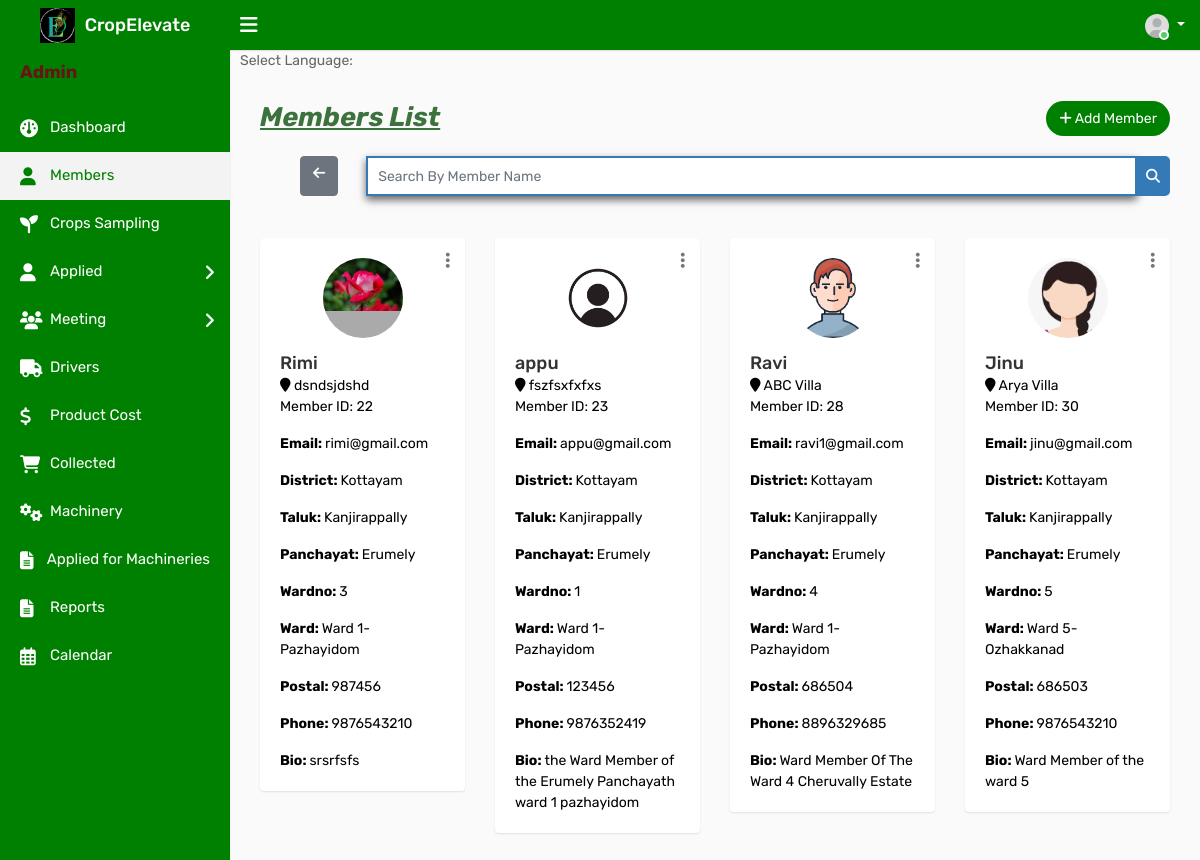
The app's page /admember (signed in) with its own data.
### ceapp/models.py (models this page shows, shortened)
class Member(models.Model):
    user = models.ForeignKey(CustomUser, on_delete=models.CASCADE, blank=True, null=True)
    Name = models.CharField(max_length=100,null=True, blank=True)
    email = models.EmailField(max_length=100,null=True, blank=True)
    admin_set_password = models.CharField(max_length=128, blank=True, null=True)
    dob = models.CharField(max_length=100,null=True, blank=True)
    address = models.TextField()
    district= models.CharField(max_length=100,null=True, blank=True)
    taluk = models.CharField(max_length=255, null=True, blank=True)
    Panchayat = models.CharField(max_length=100,null=True, blank=True)
    wardname = models.CharField(max_length=100,null=True, blank=True)
    wardno = models.IntegerField(max_length=100,null=True, blank=True)
    postal = models.IntegerField()
    phone = models.IntegerField()
    bio=models.TextField()
    profile_photo = models.ImageField(upload_to='profile_photos/', blank=True, null=True)
    amob = models.IntegerField(max_length=100,null=True, blank=True)
    aemail = models.CharField(max_length=255, null=True, blank=True)
    degree = models.CharField(max_length=255, null=True, blank=True)
    institution = models.CharField(max_length=255, null=True,blank=True)
    reset_password = models.CharField(max_length=128, null=True, blank=True)  # New field for reset password
    is_active = models.BooleanField(default=True)

### ceapp/views.py (the view)
# urls.py: path('admember',views.admember,name='admember'),
@never_cache
@login_required
def admember(request):
    members = Member.objects.filter(is_active=True)
    return render(request, 'admintemp/admember.html', {'members': members})

### templates/admintemp/admember.html (shortened to what this page needs)
{% load static %}
<!DOCTYPE html>
<html lang="en">
<head>
    <link rel="stylesheet" type="text/css" href="{% static 'assets/css/bootstrap.min.css' %}">
    <link rel="stylesheet" type="text/css" href="{% static 'assets/css/font-awesome.min.css' %}">
    <link rel="stylesheet" type="text/css" href="{% static 'assets/css/select2.min.css' %}">
    <link rel="stylesheet" type="text/css" href="{% static 'assets/css/bootstrap-datetimepicker.min.css' %}">
    <link rel="stylesheet" type="text/css" href="{% static 'assets/css/style.css' %}">
    <link rel="stylesheet" href="https://cdnjs.cloudflare.com/ajax/libs/font-awesome/6.2.0/css/all.min.css">
</head>
<body>
    <div class="main-wrapper">
        <div class="header">
			<div class="header-left">
				<a href="{% url 'adindex' %}" class="logo">
					<img src="{% static 'assets/img/adminlogo1.png' %}" width="35" height="35" alt=""> <span>CropElevate</span>
				</a>
			</div>
			<a id="toggle_btn" href="javascript:void(0);"><i class="fa fa-bars"></i></a>
            <ul class="nav user-menu float-right">
                <li class="nav-item dropdown has-arrow">
                    <a href="#" class="dropdown-toggle nav-link user-link" data-toggle="dropdown">
                        <span class="user-img"><img class="rounded-circle" src="{% static 'assets/img/user.jpg' %}" width="40" alt="Admin">
							<span class="status online"></span></span>
                    </a>
                </li>
            </ul>
        </div>
        <div class="sidebar" id="sidebar">
            <div class="sidebar-inner slimscroll">
                <div id="sidebar-menu" class="sidebar-menu">
                    <ul>
                        <li class="menu-title" style="color:#661414; font-weight:bold;"><h4><b>Admin</b></h4></li>
                        <li>
                            <a href="{% url 'adindex' %}"><i class="fa fa-dashboard"></i> <span>Dashboard</span></a>
                        </li>
						<li class="active">
                            <a href="{% url 'admember' %}"><i class="fa fa-user"></i> <span>Members</span></a>
                        </li>
                        <li>
                            <a href="{% url 'adcrop' %}"><i class="fas fa-seedling fa-2x"></i> <span>Crops Sampling</span></a>
                        </li>
                        <li class="submenu green-background">
                            <a href="#"><i class="fa fa-user"></i> Applied <span class="menu-arrow"></span></a>
                        </li>
                        <li class="submenu green-background">
                            <a href="#"><i class="fas fa-users fa-2x"></i>  Meeting<span class="menu-arrow"></span></a>
                        </li>
                        <li>
                            <a href="{% url 'driver' %}"><i class="fas fa-truck"></i> <span>Drivers</span></a>
                        </li>
                        <li>
                            <a href="{% url 'adproductcost' %}"><i class="fas fa-dollar-sign"></i> <span>Product Cost</span></a>
                        </li>
                        <li>
                            <a href="{% url 'adselldetails' %}"><i class="fas fa-shopping-cart"></i> <span>Collected</span></a>
                        </li>
                        <li>
                            <a href="{% url 'admachinery' %}"><i class="fas fa-cogs"></i> <span>Machinery</span></a>
                        </li>
                        <li>
                            <a href="{% url 'applied_machineries_admin' %}"><i class="fas fa-file-text"></i>
                            </i> <span>Applied for Machineries</span></a>
                        </li>
                        <li>
                            <a href="{% url 'all_report' %}"><i class="fas fa-file-text"></i>
                            </i> <span>Reports</span></a>
                        </li>
                        <li>
                            <a href="{% url 'adcalendar' %}"><i class="far fa-calendar-alt fa-2x"></i>
                                <span>Calendar</span></a>
                        </li>
                    </ul>
                </div>
            </div>
        </div>
        <div class="page-wrapper" >
            <div class="language-selector">
                <span>Select Language: </span>
            </div>
            <div class="content">
                <div class="row">
                    <div class="col-sm-4 col-3">
                        <h4 class="page-title" style="font-size:27px; color:#3c733c;" id="memberlist"><b><i><u>Members List</b></i></u></h4>
                    </div>
                    <div class="col-sm-8 col-9 text-right m-b-20">
                        <a href="{% url 'adaddmember' %}" class="btn btn-primary btn-rounded float-right" style="background-color: green; color: white;"><i class="fa fa-plus" id="addmem"></i> Add Member</a>
                    </div>
                </div>
                <div class="row">
                    <div class="col-md-12">
                        <form id="search-form" method="GET" action="{% url 'search_member' %}">
                            <div class="input-group">
                                <a href="{% url 'admember' %}" class="btn btn-secondary" style="margin-left:40px;"><i class="fa fa-arrow-left"></i></a>&ensp;&ensp;&ensp;&ensp;
                                <input type="text" class="form-control custom-search-input" name="membername" placeholder="Search By Member Name">
                                <div class="input-group-append">
                                    <button class="btn btn-primary custom-search-btn" type="submit"><i class="fa fa-search"></i></button>
                                </div>
                            </div>
                        </form>
                    </div>
                </div><br><br>
                <div class="row doctor-grid">
                    {% for member in members %}
                    <div class="col-md-4 col-sm-4  col-lg-3 ">
                        <div class="profile-widget" style="text-align:left;">
                             <div class="doctor-img">
                                <a class="avatar" href="#"><img alt="" src="{{ member.profile_photo.url }}"></a>
                               </div>
                            <div class="dropdown profile-action">
                                <a href="#" class="action-icon dropdown-toggle" data-toggle="dropdown" aria-expanded="false"><i class="fa fa-ellipsis-v"></i></a>
                            </div>
                            <h4 class="doctor-name text-ellipsis"><a href="profile.html"> {{ member.Name }}</a></h4>
                            <div class="user-country" style="color:black;">
                                <i class="fa fa-map-marker"></i> {{ member.address }}
                            </div>
                            <div>
                                <p style="color:black;">Member ID: {{ member.id }}</p>
                                <p class="card-text" style="color:black;"><b>Email: </b>{{ member.email }}</p>
                                <p class="card-text" style="color:black;"><b>District: </b>{{ member.district }}</p>
                                <p class="card-text" style="color:black;"><b>Taluk: </b>{{ member.taluk }}</p>
                                <p class="card-text" style="color:black;"><b>Panchayat: </b>{{ member.Panchayat }}</p>
                                <p class="card-text" style="color:black;"><b>Wardno: </b>{{ member.wardno }}</p>
                                <p class="card-text" style="color:black;"><b>Ward: </b>{{ member.wardname }}</p>
                                <p class="card-text" style="color:black;"><b>Postal: </b>{{ member.postal }}</p>
                                <p class="card-text" style="color:black;"><b>Phone: </b>{{ member.phone }}</p>
                                <p class="card-text" style="color:black;"><b>Bio: </b>{{ member.bio }}</p>
                            </div>
                        </div>
                    </div>
                    {% endfor %}
                </div>
            </div>
		</div>
    </div>
</body>
</html>

### records on screen
Member: profile_photo (picture), Name "Rimi", address "dsndsjdshd", id "22", email "rimi@gmail.com", district "Kottayam", taluk "Kanjirappally", Panchayat "Erumely", wardno "3", wardname "Ward 1-Pazhayidom", postal "987456", phone "9876543210", bio "srsrfsfs"
Member: profile_photo (picture), Name "appu", address "fszfsxfxfxs", id "23", email "appu@gmail.com", district "Kottayam", taluk "Kanjirappally", Panchayat "Erumely", wardno "1", wardname "Ward 1-Pazhayidom", postal "123456", phone "9876352419", bio "the Ward Member of the Erumely Panchayath ward 1 pazhayidom"
Member: profile_photo (picture), Name "Ravi", address "ABC Villa", id "28", email "ravi1@gmail.com", district "Kottayam", taluk "Kanjirappally", Panchayat "Erumely", wardno "4", wardname "Ward 1-Pazhayidom", postal "686504", phone "8896329685", bio "Ward Member Of The Ward 4 Cheruvally Estate"
Member: profile_photo (picture), Name "Jinu", address "Arya Villa", id "30", email "jinu@gmail.com", district "Kottayam", taluk "Kanjirappally", Panchayat "Erumely", wardno "5", wardname "Ward 5-Ozhakkanad", postal "686503", phone "9876543210", bio "Ward Member of the ward 5"
